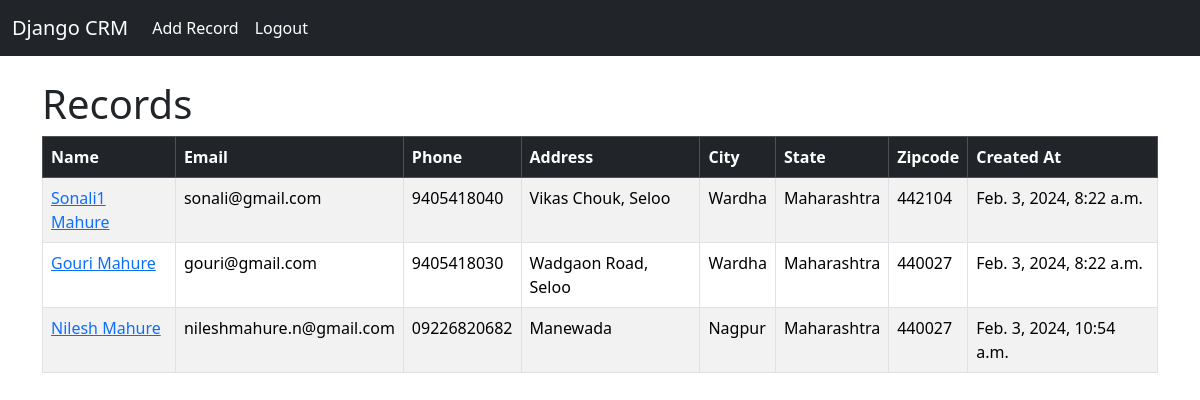
The app's page / (signed in) with its own data.
### website/models.py (models this page shows, shortened)
class Records(models.Model):
    created_at = models.DateTimeField(auto_now_add = True)
    first_name = models.CharField(max_length = 50)
    last_name = models.CharField(max_length = 50)
    email = models.CharField(max_length = 100)
    phone = models.CharField(max_length = 15)
    address = models.CharField(max_length = 100)
    city = models.CharField(max_length = 50)
    state = models.CharField(max_length = 50)
    zipcode = models.CharField(max_length = 20)
    class Meta:
        verbose_name_plural = "Record"

### website/views.py (the view)
# urls.py: path('', views.home, name = 'home'),
def home(request):
    records = Records.objects.all()
    if request.method == "POST":
        username = request.POST['username']
        password = request.POST['password']
        user = authenticate(request, username=username, password=password)
        if user is not None:
            login(request, user)
            messages.success(request, "You have been logged in!")
            return redirect("home")
        else:
            messages.success(request, "There was an error logging in, please try again...")
            return redirect("home")
    else:
        return render(request, 'home.html', {'records':records})

### website/templates/home.html (shortened to what this page needs)
{% extends 'base.html' %} {% block content %}
    {% if user.is_authenticated %}
        <h1>Records</h1>
        <table class="table table-striped table-hover table-bordered">
            <thead class="table-dark">
                <tr>
                <th scope="col">Name</th>
                <th scope="col">Email</th>
                <th scope="col">Phone</th>
                <th scope="col">Address</th>
                <th scope="col">City</th>
                <th scope="col">State</th>
                <th scope="col">Zipcode</th>
                <th scope="col">Created At</th>
                </tr>
            </thead>
            <tbody>
                    {% if records %}
                    {% for record in records %}
                    <tr><td><a href="{% url 'record' record.id %}">{{record.first_name}} {{record.last_name}}</a></td>
                    <td>{{record.email}}</td>
                    <td>{{record.phone}}</td>
                    <td>{{record.address}}</td>
                    <td>{{record.city}}</td>
                    <td>{{record.state}}</td>
                    <td>{{record.zipcode}}</td>
                    <td>{{record.created_at}}</td> </tr>
        {% endfor %}
        {% endif %}
            </tbody>
            </table>
    {% endif %}
{% endblock content %}

### website/templates/base.html (shortened to what this page needs)
<!DOCTYPE html>
<html lang="en">
  <head>
    <link
      href="https://cdn.jsdelivr.net/npm/bootstrap@5.3.2/dist/css/bootstrap.min.css"
      rel="stylesheet"
    />
  </head>
  <body>
    {% include "navbar.html" %}
    <div class="container">
      <br />{% block content %} {% endblock content %}
    </div>
  </body>
</html>

### website/templates/navbar.html (shortened to what this page needs)
<nav class="navbar navbar-expand-lg navbar-dark bg-dark">
  <div class="container-fluid">
    <a class="navbar-brand" href="{% url "home" %}">Django CRM</a>
    <div class="collapse navbar-collapse" id="navbarSupportedContent">
      <ul class="navbar-nav me-auto mb-2 mb-lg-0">
        {% if user.is_authenticated %}
        <li class="nav-item">
          <a class="nav-link active" aria-current="page" href="{% url "add_record" %}">Add Record</a>
        </li>
        <li class="nav-item">
          <a class="nav-link active" aria-current="page" href="{% url "logout" %}">Logout</a>
        </li>
        {% endif %}
        </ul>
    </div>
  </div>
</nav>

### records on screen
Records: first_name "Sonali1", last_name "Mahure", email "sonali@gmail.com", phone "9405418040", address "Vikas Chouk, Seloo", city "Wardha", state "Maharashtra", zipcode "442104", created_at "Feb. 3, 2024, 8:22 a.m."
Records: first_name "Gouri", last_name "Mahure", email "gouri@gmail.com", phone "9405418030", address "Wadgaon Road, Seloo", city "Wardha", state "Maharashtra", zipcode "440027", created_at "Feb. 3, 2024, 8:22 a.m."
Records: first_name "Nilesh", last_name "Mahure", email "nileshmahure.n@gmail.com", phone "09226820682", address "Manewada", city "Nagpur", state "Maharashtra", zipcode "440027", created_at "Feb. 3, 2024, 10:54 a.m."
